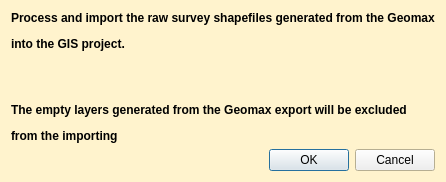
<?xml version="1.0" encoding="UTF-8"?>
<ui version="4.0">
 <class>TrenchCreatorDialogBase</class>
 <widget class="QDialog" name="TrenchCreatorDialogBase">
  <property name="windowModality">
   <enum>Qt::ApplicationModal</enum>
  </property>
  <property name="geometry">
   <rect>
    <x>0</x>
    <y>0</y>
    <width>439</width>
    <height>224</height>
   </rect>
  </property>
  <property name="palette">
   <palette>
    <active>
     <colorrole role="Base">
      <brush brushstyle="SolidPattern">
       <color alpha="255">
        <red>255</red>
        <green>255</green>
        <blue>255</blue>
       </color>
      </brush>
     </colorrole>
     <colorrole role="Window">
      <brush brushstyle="SolidPattern">
       <color alpha="255">
        <red>255</red>
        <green>243</green>
        <blue>205</blue>
       </color>
      </brush>
     </colorrole>
    </active>
    <inactive>
     <colorrole role="Base">
      <brush brushstyle="SolidPattern">
       <color alpha="255">
        <red>255</red>
        <green>255</green>
        <blue>255</blue>
       </color>
      </brush>
     </colorrole>
     <colorrole role="Window">
      <brush brushstyle="SolidPattern">
       <color alpha="255">
        <red>255</red>
        <green>243</green>
        <blue>205</blue>
       </color>
      </brush>
     </colorrole>
    </inactive>
    <disabled>
     <colorrole role="Base">
      <brush brushstyle="SolidPattern">
       <color alpha="255">
        <red>255</red>
        <green>243</green>
        <blue>205</blue>
       </color>
      </brush>
     </colorrole>
     <colorrole role="Window">
      <brush brushstyle="SolidPattern">
       <color alpha="255">
        <red>255</red>
        <green>243</green>
        <blue>205</blue>
       </color>
      </brush>
     </colorrole>
    </disabled>
   </palette>
  </property>
  <property name="windowTitle">
   <string>PCA Geomax Survey Processing Plugin</string>
  </property>
  <layout class="QGridLayout" name="gridLayout">
   <property name="sizeConstraint">
    <enum>QLayout::SetFixedSize</enum>
   </property>
   <item row="0" column="0" colspan="2">
    <widget class="QLabel" name="label">
     <property name="text">
      <string>&lt;html&gt;&lt;head/&gt;&lt;body&gt;&lt;p align=&quot;justify&quot;&gt;&lt;span style=&quot; font-weight:600;&quot;&gt;Process and import the raw survey shapefiles generated from the Geomax&lt;/span&gt;&lt;/p&gt;&lt;p align=&quot;justify&quot;&gt;&lt;span style=&quot; font-weight:600;&quot;&gt;into the GIS project.&lt;/span&gt;&lt;/p&gt;&lt;p align=&quot;center&quot;&gt;&lt;span style=&quot; font-weight:600;&quot;&gt;&lt;br/&gt;&lt;/span&gt;&lt;/p&gt;&lt;p align=&quot;justify&quot;&gt;&lt;span style=&quot; font-weight:600;&quot;&gt;The empty layers generated from the Geomax export will be excluded&lt;/span&gt;&lt;/p&gt;&lt;p align=&quot;justify&quot;&gt;&lt;span style=&quot; font-weight:600;&quot;&gt;from the importing&lt;/span&gt;&lt;/p&gt;&lt;/body&gt;&lt;/html&gt;</string>
     </property>
    </widget>
   </item>
   <item row="1" column="1">
    <widget class="QDialogButtonBox" name="button_box">
     <property name="orientation">
      <enum>Qt::Horizontal</enum>
     </property>
     <property name="standardButtons">
      <set>QDialogButtonBox::Cancel|QDialogButtonBox::Ok</set>
     </property>
    </widget>
   </item>
  </layout>
 </widget>
 <resources/>
 <connections>
  <connection>
   <sender>button_box</sender>
   <signal>accepted()</signal>
   <receiver>TrenchCreatorDialogBase</receiver>
   <slot>accept()</slot>
   <hints>
    <hint type="sourcelabel">
     <x>20</x>
     <y>20</y>
    </hint>
    <hint type="destinationlabel">
     <x>20</x>
     <y>20</y>
    </hint>
   </hints>
  </connection>
  <connection>
   <sender>button_box</sender>
   <signal>rejected()</signal>
   <receiver>TrenchCreatorDialogBase</receiver>
   <slot>reject()</slot>
   <hints>
    <hint type="sourcelabel">
     <x>20</x>
     <y>20</y>
    </hint>
    <hint type="destinationlabel">
     <x>20</x>
     <y>20</y>
    </hint>
   </hints>
  </connection>
 </connections>
</ui>
